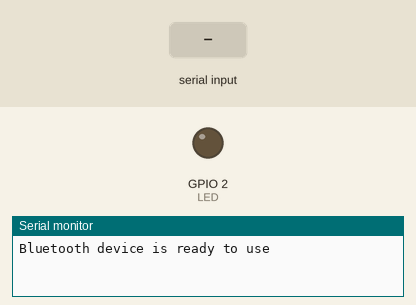
This sketch was run on a simulated ESP32. Parts: output pins drawn as LEDs (lit = HIGH), the last lines printed to the serial monitor. The inputs (shaded band) are chosen by the test bench. Nothing arrives over Bluetooth unless stated.

Above: at 1.2 s.
1.3 s: "1" received over the second serial link
At 1.8 s:
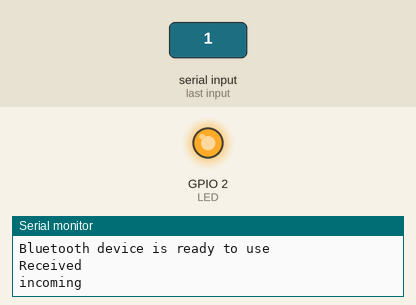
2.8 s: "0" received over the second serial link
At 3.3 s:
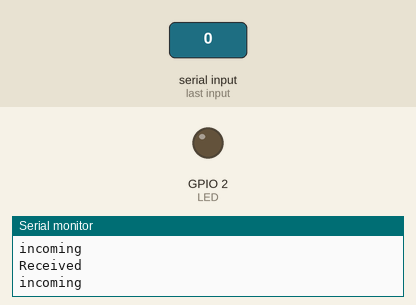
Timing chart, 0 to 5.8 s (numbered marks = the images above; inputs shaded):
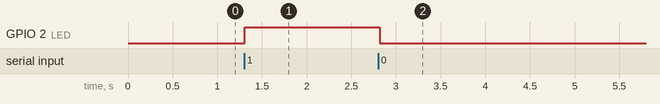

Measured:
- after the input at 1.3 s, GPIO 2 (LED): LOW → HIGH at once
- after the input at 2.8 s, GPIO 2 (LED): HIGH → LOW at once

The sketch:

bluetoothESP32.ino
```cpp
#include "BluetoothSerial.h"
BluetoothSerial Blue;
int LED = 2;
int incoming;
void setup() {
  // put your setup code here, to run once:
  Serial.begin(9600);
  Blue.begin("ESP32_LED_Control");
  Serial.println("Bluetooth device is ready to use");

  pinMode(LED,OUTPUT);
}

void loop() {
  // put your main code here, to run repeatedly:
  if(Blue.available()){
      incoming = Blue.read();
      Serial.println("Received");
      Serial.println("incoming");
      if(incoming == 49){
            digitalWrite(LED,HIGH);
            Blue.println("Led turned on");
         }
      if(incoming == 48){
          digitalWrite(LED,LOW);
          Blue.println("Led turned of");
        }
    }
  delay(20);
}
```
